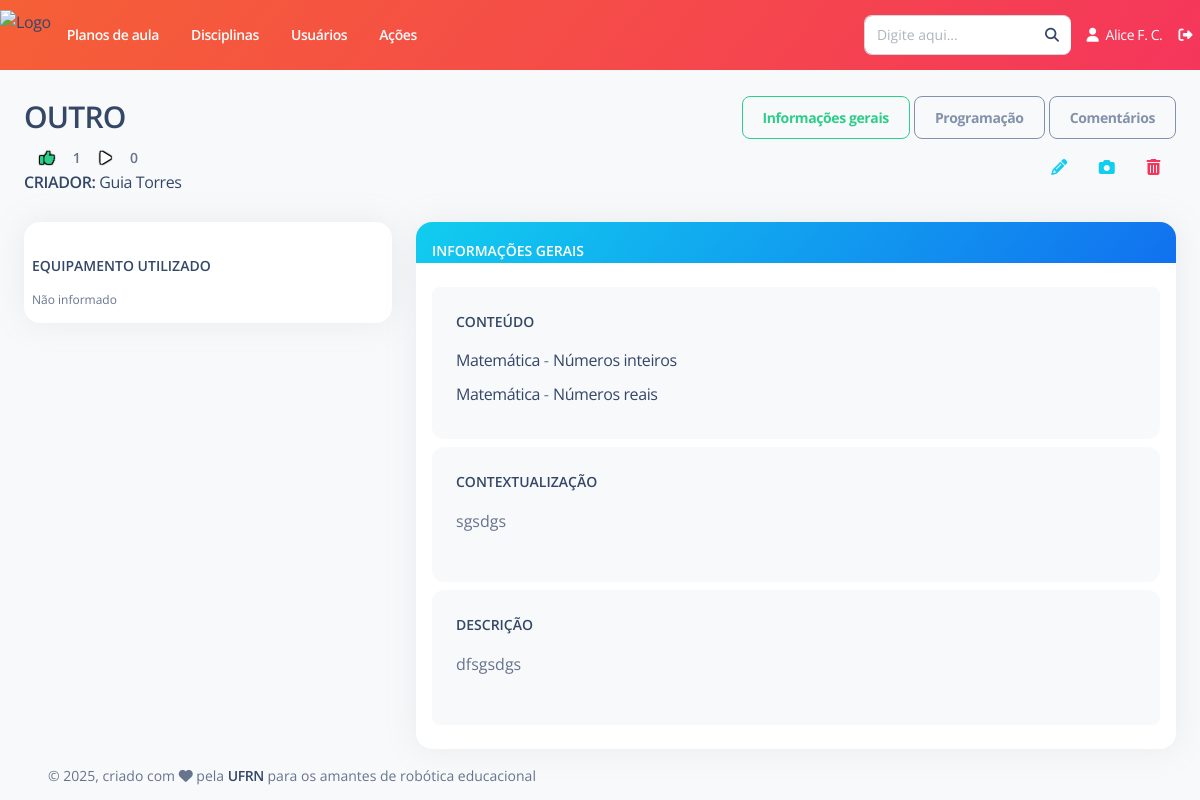
The page /plano-aula/detalhes/4/ (signed in) on the database its author committed.
### PlanoAula/models.py (models this page shows, shortened)
class PlanoAula(models.Model):
    criador = models.ForeignKey(Usuario, on_delete=models.RESTRICT,null=True, verbose_name="Responsável", related_name="planos_criados")
    data_criacao = models.DateTimeField(default=timezone.now, verbose_name="Data de criação")
    titulo = models.CharField(max_length=200, verbose_name="Título", blank=False, null=False)
    contextualizacao = models.TextField(verbose_name="Contextualização", blank=False, null=False)
    descricao_atividade = models.TextField(verbose_name="Descrição da atividade", blank=False, null=False)
    avaliacao = models.TextField(verbose_name="Critérios de avaliação", blank=True, null=True)
    conteudos = models.ManyToManyField(Conteudo, related_name="planos_de_aula", verbose_name="Conteúdos")
    robo_equipamento = models.CharField(max_length=200, blank=True, null=True, verbose_name="Equipamento")
    robo_descricao = models.TextField(blank=True, null=True, verbose_name="Descrição do robô")
    robo_link = models.TextField(verbose_name="Links", blank=True, null=True)
    nivel_dificuldade_montagem = models.CharField(max_length=13, choices=NIVEL_DIFICULDADE, blank=True, null=True, verbose_name="Nível de dificuldade da montagem")
    prog_linguagem = models.CharField(max_length=200, blank=True, null=True, verbose_name="Linguagem de programação")
    prog_descricao = models.TextField(blank=True, null=True, verbose_name="Descrição da programação")
    prog_link = models.TextField(verbose_name="Links", blank=True, null=True)
    prog_codigos = models.FileField(upload_to=diretorio_plano_aula, blank=True, null=True, verbose_name="Códigos")
    nivel_dificuldade_programacao = models.CharField(max_length=13, choices=NIVEL_DIFICULDADE, blank=True, null=True, verbose_name="Nível de dificuldade da programação")
    robo_pdf = models.FileField(upload_to=diretorio_plano_aula, blank=True, null=True, verbose_name="Manual de montagem do robô")
    status = models.BooleanField(default=True)
    class Meta:
        ordering = ['titulo']
        verbose_name = "Plano de aula"
        verbose_name_plural = "Planos de aula"

### Disciplina/models.py (models this page shows)
class Conteudo(models.Model):
    nome = models.CharField(max_length=200, verbose_name="Nome")
    disciplina = models.ForeignKey(Disciplina, on_delete=models.RESTRICT, related_name="conteudos", verbose_name="Disciplina")
    status = models.CharField(max_length=7, choices=STATUS, default='Ativo')
    def __str__(self):
        return self.nome
    class Meta:
        ordering = ['disciplina', 'nome']
        verbose_name = "Conteúdo"
        verbose_name_plural = "Conteúdos"
        constraints = [
            models.UniqueConstraint(fields=['nome', 'disciplina'], name='unique_conteudo_por_disciplina')
        ]

class Disciplina(models.Model):
    nome = models.CharField(unique=True, max_length=200, verbose_name="Nome")
    status = models.CharField(max_length=7, choices=STATUS, default='Ativo')
    def __str__(self):
        return self.nome
    class Meta:
        ordering = ['nome']
        verbose_name = "Disciplina"
        verbose_name_plural = "Disciplinas"

### PlanoAula/views.py (the view, shortened to what this page needs)
# urls.py: path('detalhes/<int:pk>/', views.Detalhe.as_view(), name='detalhes'),
class Detalhe(LoginRequiredMixin, FormMixin, generic.DetailView):
    model = PlanoAula
    template_name = "PlanoAula/detalhes.html"
    context_object_name = "plano_aula"
    form_class = forms.FormNovaMensagem
    def get_context_data(self,**kwargs):
        context = super(Detalhe,self).get_context_data(**kwargs)
        robo_fotos = FotoRobo.objects.filter(plano_aula = self.get_object().pk)
        context['robo_fotos'] = robo_fotos
        robo_videos = VideoRobo.objects.filter(plano_aula = self.get_object().pk)
        context['robo_videos'] = robo_videos
        execucao_fotos = FotoExecucao.objects.filter(plano_aula = self.get_object().pk)
        context['execucao_fotos'] = execucao_fotos
        execucao_videos = VideoExecucao.objects.filter(plano_aula = self.get_object().pk)
        context['execucao_videos'] = execucao_videos
        lista_mensagens = MensagemPlanoAula.objects.filter(plano_aula__id = self.kwargs['pk'], mensagem_original = None)
        context['lista_mensagens'] = lista_mensagens
        context['form_nome_mensagem'] = forms.FormNovaMensagem()
        return context

### PlanoAula/forms.py (shortened to what this page needs)
class FormNovaMensagem(ModelForm):
    class Meta:
        model = MensagemPlanoAula
        fields = ('texto',)

### PlanoAula/templatetags/attribute_tags.py (called while the page is built)
@register.filter
def encontrar_usuario_lista(qs, usuario):
    lista = list(qs.values_list('usuario', flat=True))
    if usuario in lista:
        return True
    else:
        return False

### Usuario/models.py (called while the page is built)
    def __str__(self):
        return self.first_name + " " + self.last_name

### templates/PlanoAula/detalhes.html (shortened to what this page needs)
{% extends "Base/base.html" %}
{% load static %}
{% load bootstrap5 %}
{% load string_tags %}
{% load attribute_tags %}
{% load crispy_forms_tags %}
{% block conteudo %}
{% with aba=request.GET.aba|default:'inf_gerais' %}
<br>
<div class="row">
    <div class="col-6">
        <h3 class="text-uppercase font-weight-bold">{{plano_aula.titulo}}</h3>
        <span class="text-sm text-uppercase font-weight-bold">
            {% if plano_aula.likes.all|encontrar_usuario_lista:user.id %}
                <a onclick="marcar_favorito({{plano_aula.id}}, {{user.id}}, '-')">
                    <i class="fas fa-thumbs-up px-3 text-success icon-stroke" id="icon_thumbs_up_{{plano_aula.id}}"
                    style="color: var(--bs-success);"></i>
                </a>
            {% else %}
                <a onclick="marcar_favorito({{plano_aula.id}}, {{user.id}}, '-')">
                    <i class="fas fa-thumbs-up px-3 icon-stroke" id="icon_thumbs_up_{{plano_aula.id}}"  style="color: white;"   ></i>
                </a>
            {% endif %}
            <span class="text-sm text-uppercase font-weight-bold" id="contador_thumbs_up_{{plano_aula.id}}">{{ plano_aula.likes.count }}</span>
        </span>
        <span class="text-sm text-uppercase font-weight-bold">
            {% if plano_aula.execucoes.all|encontrar_usuario_lista:user.id %}
                <a onclick="marcar_executado({{plano_aula.id}}, {{user.id}}, '-')">
                    <i class="fas fa-play px-3 icon-stroke" id="icon_play_{{plano_aula.id}}"
                    style="color: var(--bs-success);"></i>
                </a>
            {% else %}
                <a onclick="marcar_executado({{plano_aula.id}}, {{user.id}}, '-')">
                    <i class="fas fa-play px-3 icon-stroke" id="icon_play_{{plano_aula.id}}" style="color: white;"></i>
                </a>
            {% endif %}
            <span class="text-sm text-uppercase font-weight-bold" id="contador_play_{{plano_aula.id}}">{{ plano_aula.execucoes.count }}</span>
        </span>
        <br>
        <a href="{% url 'usuario:informacoes_plano_aula' pk=plano_aula.criador.pk %}"><span class="text-md mb-0 text-uppercase font-weight-bold">Criador: </span>
            <span>{{plano_aula.criador}}</span>
        </a>
    </div>
    <div class="col-6" style="float:right; text-align: right;">
        <button id="btn_inf_gerais"
            class="btn {% if aba == 'inf_gerais' %}btn-outline-success{% else %}btn-outline-secondary{% endif %} ml-1"
            onclick="mostrar_inf_gerais()">
            Informações gerais
        </button>
        <button id="btn_programacao"
            class="btn {% if aba == 'programacao' %}btn-outline-success{% else %}btn-outline-secondary{% endif %} ml-1"
            onclick="mostrar_programacao()">
            Programação
        </button>
        <button id="btn_comentarios"
            class="btn {% if aba == 'comentarios' %}btn-outline-success{% else %}btn-outline-secondary{% endif %} ml-1"
            onclick="mostrar_comentarios()">
            Comentários
        </button>
            <br>
            <a href="{% url 'plano_aula:desabilitar' pk=plano_aula.pk %}" class="float-end px-3" data-bs-toggle="modal" data-bs-target="#modalDeletarPlanoAula" >
                <i class="fa fa-trash text-danger"></i>
            </a>
            <a href="{% url 'plano_aula:editar_midia' pk=plano_aula.pk %}" class="float-end px-3"><i class="fa fa-camera text-info"></i></a>
            <a href="{% url 'plano_aula:editar' pk=plano_aula.pk %}" class="float-end px-3" tool><i class="fa fa-pencil text-info"></i></a>
    </div>
</div>
<br>
<div>
    <div id="div_inf_gerais" style="display: {% if aba == 'inf_gerais' %}block{% else %}none{% endif %};">
        <div class="row">
            <div class="col-lg-4 col-md-0">
                <div class="card">
                    <div class="card-body pt-2 p-2">
                        <br>
                        <div class="d-flex flex-column">
                            <h6 class="mb-3 text-sm text-uppercase">Equipamento Utilizado</h6>
                            {% if plano_aula.robo_equipamento %}
                                <span class="mb-2 text-xs">{{plano_aula.robo_equipamento|linebreaks}}</span>
                            {% else %}
                                <span class="mb-2 text-xs">Não informado</span>
                            {% endif %}
                        </div>
                    </div>
                </div>
                <br>
        </div>
        <br>
        <div class="col-lg-8 col-md-0">
            <div class="card">
                <div class="card-header bg-gradient-info pb-0 p-3">
                    <span class="text-sm mb-0 text-uppercase text-white font-weight-bold">Informações Gerais</span>
                </div>
                <div class="card-body pt-4 p-3">
                    <ul class="list-group">
                        <li class="list-group-item border-0 d-flex p-4 mb-2 bg-gray-100 border-radius-lg">
                            <div class="d-flex flex-column">
                                <h6 class="mb-3 text-sm text-uppercase">Conteúdo</h6>
                                {% for conteudo in plano_aula.conteudos.all %}
                                    <span class="mb-2 text-s">
                                        <a href="{% url 'plano_aula:listar' %}?conteudos__disciplina={{conteudo.disciplina.pk}}">
                                            {{ conteudo.disciplina }}
                                        </a>
                                        -
                                        <a href="{% url 'plano_aula:listar' %}?conteudos={{conteudo.pk}}">
                                            {{ conteudo }}
                                        </a>
                                    </span>
                                {% empty %}
                                    <span class="mb-2 text-s">-</span>
                                {% endfor %}
                            </div>
                        </li>
                        <li class="list-group-item border-0 d-flex p-4 mb-2 bg-gray-100 border-radius-lg">
                            <div class="d-flex flex-column">
                                <h6 class="mb-3 text-sm text-uppercase">Contextualização</h6>
                                <span class="mb-2 text-xs">{{ plano_aula.contextualizacao|linebreaks }}</span>
                            </div>
                        </li>
                        <li class="list-group-item border-0 d-flex p-4 mb-2 bg-gray-100 border-radius-lg">
                            <div class="d-flex flex-column">
                                <h6 class="mb-3 text-sm text-uppercase">Descrição</h6>
                                <span class="mb-2 text-xs">{{ plano_aula.descricao_atividade|linebreaks }}</span>
                            </div>
                        </li>
                    </ul>
                </div>
            </div>
        </div>
    </div>
</div>
{% endwith %}
{% endblock %}

### templates/Base/navbar-horizontal.html (shortened to what this page needs)
{% load static %}
<nav class="navbar navbar-expand-lg px-0 shadow-none bg-gradient-danger" style="height: 70px;">
  <div class="collapse navbar-collapse justify-content-between" id="navbar">
    <ul class="navbar-nav">
      <li class="nav-item d-flex align-items-center h-100">
        <a href="{% url 'home' %}" class="d-flex align-items-center" style="height: 50px;">
          <img src="{% static 'assets/img/LogoRAP-transparente.png' %}"
               style="height: 100%; width: auto; display: block;"
               alt="Logo">
        </a>
      </li>
      <li class="nav-item px-3 d-flex align-items-center">
        <a href="{% url 'plano_aula:listar' %}" class="nav-link font-weight-bold px-0 text-white">
          Planos de aula
        </a>
      </li>
      <li class="nav-item px-3 d-flex align-items-center">
        <a href="{% url 'disciplina:listar' %}" class="nav-link font-weight-bold px-0 text-white">
          Disciplinas
        </a>
      </li>
      <li class="nav-item px-3 d-flex align-items-center">
        <a href="{% url 'usuario:listar_ativos' %}" class="nav-link font-weight-bold px-0 text-white">
          Usuários
        </a>
      </li>
      <li class="nav-item px-3 d-flex align-items-center">
        <a href="{% url 'acoes:listar' %}" class="nav-link font-weight-bold px-0 text-white">
          Ações
        </a>
      </li>
    </ul>
    <ul class="navbar-nav align-items-center">
      <li class="nav-item me-2">
        <form action="{% url 'buscar' %}" method="get">
            <div class="input-group">
                <input type="text"
                      class="form-control"
                      placeholder="Digite aqui..."
                      name="q"
                      id="input_busca"
                      value="{{ request.GET.q }}">
                <span class="input-group-text">
                    <a href="#" onclick="this.closest('form').submit(); return false;">
                        <i class="fa fa-search"></i>
                    </a>
                </span>
            </div>
        </form>
      </li>
      <li class="nav-item">
        <a href="{% url 'usuario:perfil' %}" class="nav-link text-white">
          <i class="fa fa-user me-1"></i> {{ user.first_name }} {{ user.last_name }}
        </a>
      </li>
      <li class="nav-item">
        <a href="{% url 'usuario:logout' %}" class="nav-link text-white">
          <i class="fa fa-sign-out-alt"></i>
        </a>
      </li>
    </ul>
  </div>
</nav>

### rows shown on the page
PlanoAula: titulo "OUTRO", likes.count "1", execucoes.count "0", criador "Guia Torres", contextualizacao "sgsdgs", descricao_atividade "dfsgsdgs"
Conteudo: disciplina "Matemática", nome "Números inteiros"
Conteudo: disciplina "Matemática", nome "Números reais"

### other values the page prints
{{ user.first_name }} "Alice F."
{{ user.last_name }} "C."
